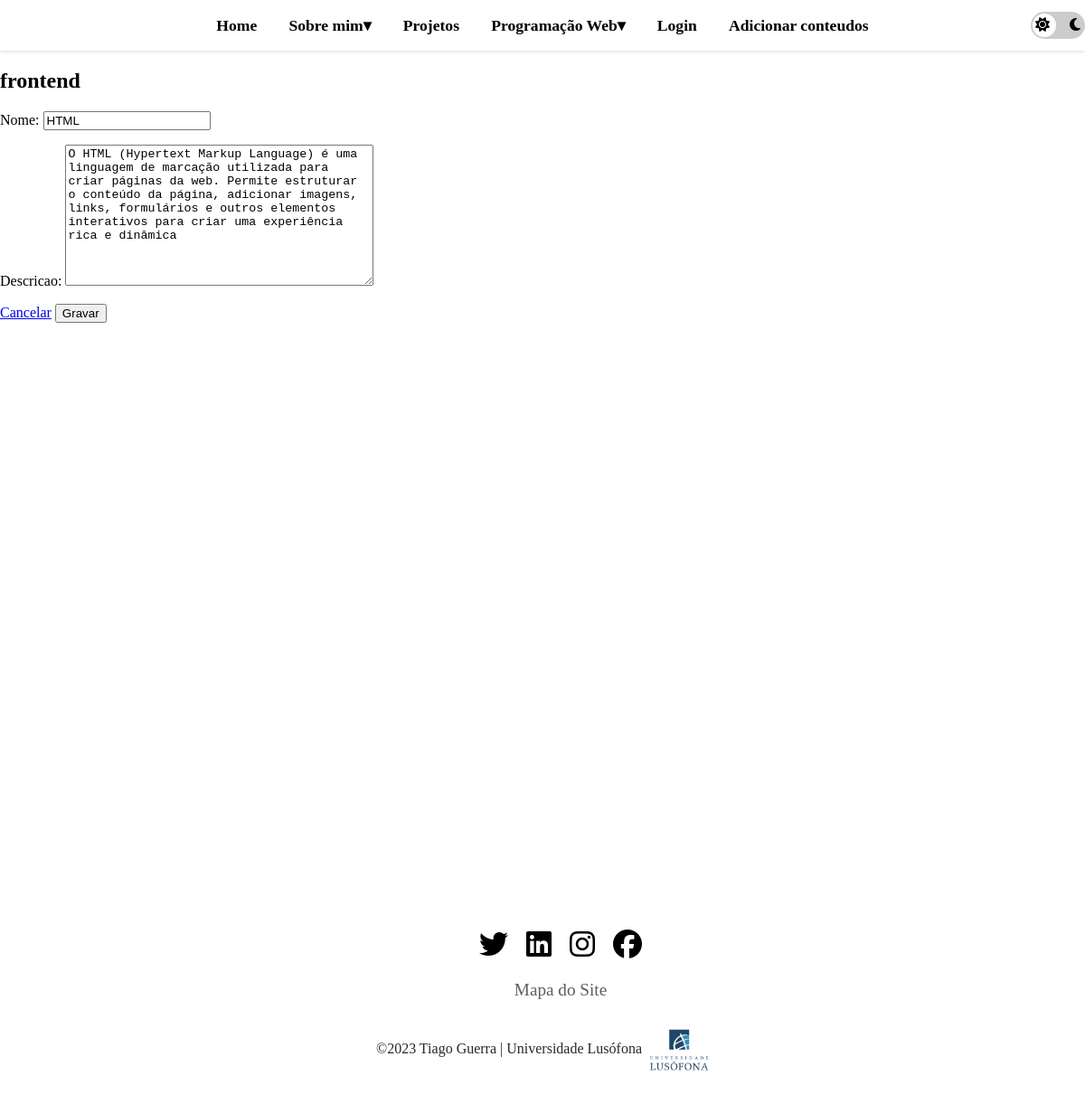
The app's page /edita/frontend/1/ with its own data.
### portfolio/models.py (models this page shows, shortened)
class Frontend(models.Model):
    nome = models.CharField(max_length=75, blank=True)
    descricao = models.TextField(max_length=2000, blank=True)

### portfolio/views.py (the view)
# urls.py: path('edita/<str:tab_prefix>/<int:item_id>/', views.edita_view, name='edita'),
def edita_view(request, tab_prefix, item_id):
    if tab_prefix == 'cadeira':
        form = CadeiraForm(request.POST or None, instance=Cadeira.objects.get(id=item_id))
    elif tab_prefix == 'hobby':
        form = HobbyForm(request.POST or None, instance=Hobby.objects.get(id=item_id))
    elif tab_prefix == 'projeto':
        form = ProjetoForm(request.POST or None, instance=Projeto.objects.get(id=item_id))
    elif tab_prefix == 'frontend':
        form = FrontendForm(request.POST or None, instance=Frontend.objects.get(id=item_id))
    elif tab_prefix == 'backend':
        form = BackendForm(request.POST or None, instance=Backend.objects.get(id=item_id))
    if form.is_valid():
        form.save()
        return redirect('portfolio:home')
    context = {'form': form, 'tab_prefix': tab_prefix, 'item_id': item_id}
    return render(request, 'portfolio/edita.html', context)

### portfolio/forms.py
class FrontendForm(forms.ModelForm):
    class Meta:
        model = Frontend
        fields = '__all__'

### portfolio/templates/portfolio/edita.html (shortened to what this page needs)
{% extends 'portfolio/layout.html' %}
{% load static %}
{% block head %}
<link rel="stylesheet" href="{% static 'css/conteudos.css' %}">
{% endblock %}
{% block main %}
    <h2>{{ tab_prefix }}</h2>
    <form action="{% url 'portfolio:edita' tab_prefix=tab_prefix|lower item_id=item_id %}" method="POST">
        {{ form.as_p }}
        <a href="{% url 'portfolio:adiciona_conteudos' %}" role="button" class="btn btn-warning">Cancelar</a>
        <input type="submit" value="Gravar" class="btn btn-success" >
    </form>
{% endblock %}

### portfolio/static/css/geral-light.css (style rules this page uses)
html, body { height: 100%; margin: 0; padding: 0; }
form { background-color: white; }

### records on screen
Frontend: nome "HTML", descricao "O HTML (Hypertext Markup Language) é uma linguagem de marcação utilizada para criar páginas da web. Permite estruturar o conteúdo da página, adicionar imagens, links, formulários e outros elementos interativos para criar uma experiência rica e dinâmica"

### other values on screen
{{ tab_prefix }} "frontend"
